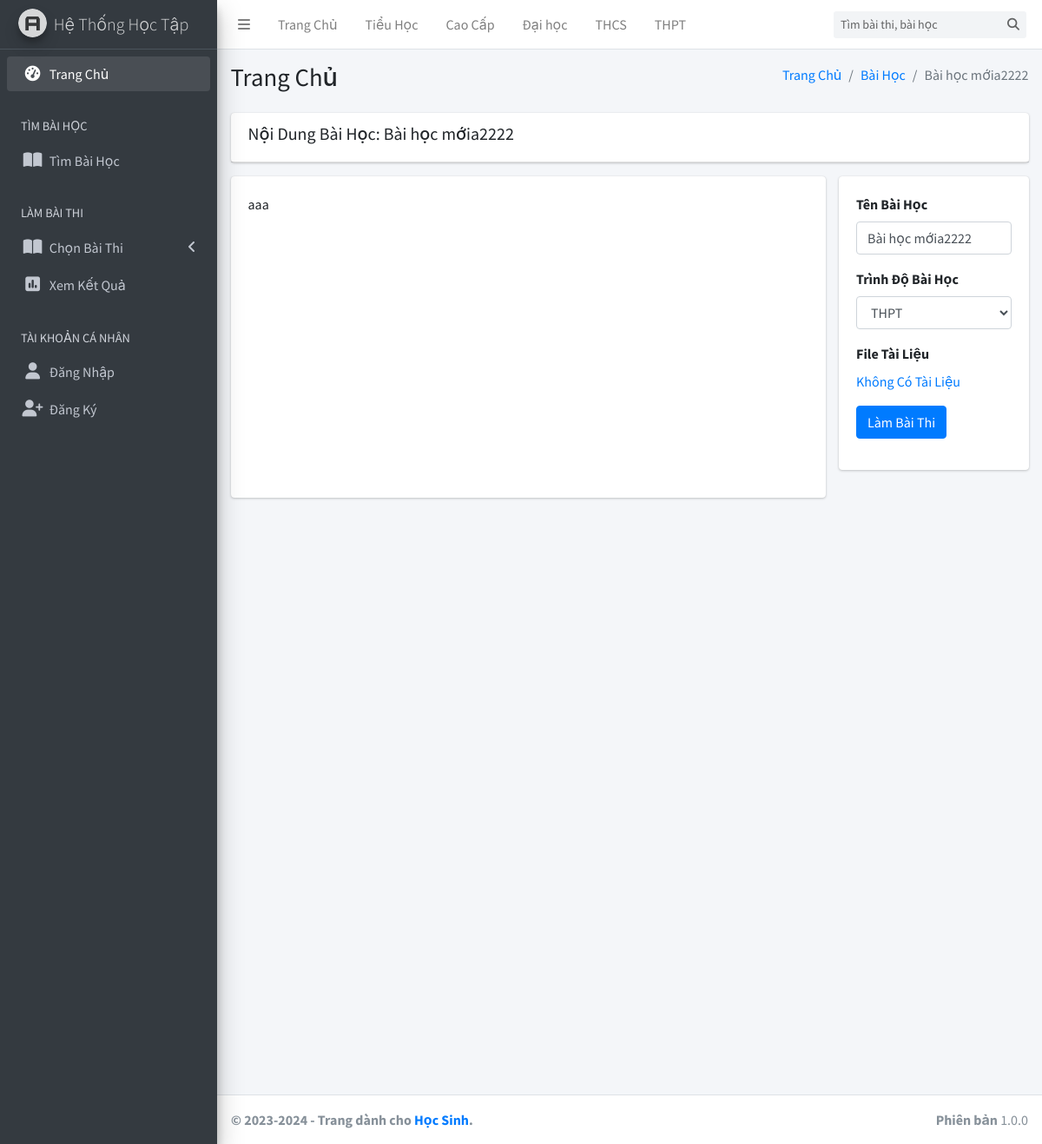
The app's page /bai-hoc/bai-hoc-moia2222/ with its own data.
### tables this page shows
CREATE TABLE `trinhdo` (
  `MaTrinhDo` int(11) NOT NULL,
  `TenTrinhDo` varchar(255) NOT NULL,
  `DuongDan` text NOT NULL,
  `TrangThai` int(11) NOT NULL DEFAULT 1
);

CREATE TABLE `baihoc` (
  `MaBaiHoc` int(11) NOT NULL,
  `TenBaiHoc` varchar(255) NOT NULL,
  `MoTa` text NOT NULL,
  `DuongDan` text NOT NULL,
  `MaGiaoVien` int(11) NOT NULL,
  `LoaiBaiHoc` int(11) NOT NULL DEFAULT 1,
  `MaTrinhDo` int(11) NOT NULL,
  `TepTin` text DEFAULT NULL,
  `MaBaiThi` int(11) DEFAULT NULL,
  `TrangThai` int(11) NOT NULL DEFAULT 1
);

### application/controllers/Student/BaiHoc.php (called while the page is built, shortened)
<?php if ( ! defined('BASEPATH')) exit('No direct script access allowed');
class BaiHoc extends CI_Controller {
	public function __construct()
	{
		$this->load->model('Student/Model_BaiHoc');
		$this->load->model('Admin/Model_TrinhDo');
	}
	public function detail($duongdan){
		$data['title'] = $this->Model_BaiHoc->getBySlug($duongdan)[0]['TenBaiHoc'];
		$data['detail'] = $this->Model_BaiHoc->getBySlug($duongdan);
		$data['trinhdo'] = $this->Model_TrinhDo->getAll(0,1000);
		$this->Model_BaiHoc->addView($data['detail'][0]['MaBaiHoc']);
		return $this->load->view('Student/View_XemBaiHoc', $data);
	}
}

### index.php (called while the page is built, shortened)
<?php
require_once BASEPATH.'core/CodeIgniter.php';

### application/models/Admin/Model_TrinhDo.php (called while the page is built, shortened)
<?php if ( ! defined('BASEPATH')) exit('No direct script access allowed');
class Model_TrinhDo extends CI_Model {
	public function getAll($start = 0, $end = 10){
		$sql = "SELECT * FROM trinhdo WHERE TrangThai = 1 ORDER BY Matrinhdo DESC LIMIT ?, ?";
		$result = $this->db->query($sql, array($start, $end));
		return $result->result_array();
	}
}

### application/models/Student/Model_BaiHoc.php (called while the page is built, shortened)
<?php if ( ! defined('BASEPATH')) exit('No direct script access allowed');
class Model_BaiHoc extends CI_Model {
	public function addView($mabaihoc){
		$data = array(
	        "MaBaiHoc" => $mabaihoc,
	    );
	    $this->db->insert('xembaihoc', $data);
	    $lastInsertedId = $this->db->insert_id();
	    return $lastInsertedId;
	}
	public function getBySlug($duongdan){
		$sql = "SELECT * FROM baihoc WHERE DuongDan = ? AND TrangThai = 1";
		$result = $this->db->query($sql, array($duongdan));
		return $result->result_array();
	}
}

### application/views/Student/View_XemBaiHoc.php (the view, shortened to what this page needs)
<?php require(APPPATH.'views/Student/layouts/header.php'); ?>
<div class="content-wrapper" style="min-height: 1203.31px;">
    <section class="content-header">
      <div class="container-fluid">
        <div class="row mb-2">
          <div class="col-sm-6">
            <h1>Trang Chủ</h1>
          </div>
          <div class="col-sm-6">
            <ol class="breadcrumb float-sm-right">
              <li class="breadcrumb-item"><a href="<?php echo base_url(); ?>">Trang Chủ</a></li>
              <li class="breadcrumb-item"><a href="<?php echo base_url('bai-hoc/'); ?>">Bài Học</a></li>
              <li class="breadcrumb-item active"><?php echo $detail[0]['TenBaiHoc']; ?></li>
            </ol>
          </div>
        </div>
      </div>
    </section>
     <section class="content">
      <div class="container-fluid">
        <form method="post" enctype="multipart/form-data" class="row">
          <div class="col-12">
            <div class="card card-default">
              <div class="card-header">
                <h5>Nội Dung Bài Học: <?php echo $detail[0]['TenBaiHoc'] ?></h5>
              </div>
            </div>
          </div>
          <div class="col-md-9">
              <div class="card card-default" style="min-height: 370px;">
                <div class="card-body">
                    <div class="row">
                      <div class="col-md-12">
                        <div class="form-group">
                          <?php echo $detail[0]['MoTa']; ?>
                        </div>
                      </div>
                    </div>
                </div>
              </div>
          </div>
          <div class="col-md-3">
              <div class="card card-default">
                <div class="card-body">
                    <div class="row">
                      <div class="col-md-12">
                        <div class="form-group">
                          <label for="ten">Tên Bài Học</label>
                          <input type="text" class="form-control tenchinh" id="ten" placeholder="Tên bài học" name="tenbaihoc" value="<?php echo $detail[0]['TenBaiHoc']; ?>" disabled>
                        </div>
                      </div>
                      <div class="col-md-12">
                        <div class="form-group">
                          <label for="ten">Trình Độ Bài Học</label>
                          <select name="matrinhdo" class="form-control" disabled>
                            <?php foreach ($trinhdo as $key => $value): ?>
                              <?php if($value['MaTrinhDo'] == $detail[0]['MaTrinhDo']){ ?>
                                <option value="<?php echo $value['MaTrinhDo']; ?>" selected><?php echo $value['TenTrinhDo']; ?></option>
                              <?php }else{ ?>
                                <option value="<?php echo $value['MaTrinhDo']; ?>"><?php echo $value['TenTrinhDo']; ?></option>
                              <?php } ?>
                            <?php endforeach ?>
                          </select>
                        </div>
                      </div>
                      <div class="col-md-12">
                        <div class="form-group">
                          <label for="ten">File Tài Liệu
                          </label>
                          <br>
                          <?php if($detail[0]['TepTin'] != NULL){ ?>
	                          <a href="<?php echo $detail[0]['TepTin']; ?>">Tải Tài Liệu</a>
	                        <?php }else{ ?>
	                        	<a href="#">Không Có Tài Liệu</a>
	                        <?php } ?>
                        </div>
                      </div>
                      <div class="col-md-12">
                        <div class="form-group">
                          <?php if($detail[0]['MaBaiThi'] != NULL){ ?>
                            <a class="btn btn-primary" href="<?php echo base_url('lam-bai-thi/'.$detail[0]['MaBaiThi']); ?>">Làm Bài Thi</a>
                          <?php } ?>
                        </div>
                      </div>
                    </div>
                </div>
              </div>
          </form>
        </div>
      </div>
</div>
<?php require(APPPATH.'views/Student/layouts/footer.php'); ?>

### application/views/Student/layouts/header.php (shortened to what this page needs)
<!DOCTYPE html>
<html>
<head>
  <link rel="stylesheet" href="https://cdnjs.cloudflare.com/ajax/libs/font-awesome/6.5.1/css/all.min.css">
  <link rel="stylesheet" href="https://code.ionicframework.com/ionicons/2.0.1/css/ionicons.min.css">
  <link rel="stylesheet" href="<?php echo base_url('public/admin/'); ?>plugins/tempusdominus-bootstrap-4/css/tempusdominus-bootstrap-4.min.css">
  <link rel="stylesheet" href="<?php echo base_url('public/admin/'); ?>plugins/icheck-bootstrap/icheck-bootstrap.min.css">
  <link rel="stylesheet" href="<?php echo base_url('public/admin/'); ?>dist/css/adminlte.min.css">
  <link rel="stylesheet" href="<?php echo base_url('public/admin/'); ?>plugins/overlayScrollbars/css/OverlayScrollbars.min.css">
  <link rel="stylesheet" href="<?php echo base_url('public/admin/'); ?>plugins/daterangepicker/daterangepicker.css">
  <link rel="stylesheet" href="<?php echo base_url('public/admin/'); ?>plugins/summernote/summernote-bs4.css">
</head>
<body class="hold-transition sidebar-mini layout-fixed" >
<div class="wrapper">
  <nav class="main-header navbar navbar-expand navbar-white navbar-light" style="justify-content: space-between;">
    <?php
      $CI = &get_instance();
      $trinhdo = $CI->Model_TrinhDo->getAll(0,1000);
    ?>
    <ul class="navbar-nav">
      <li class="nav-item">
        <a class="nav-link" data-widget="pushmenu" href="#" role="button"><i class="fas fa-bars"></i></a>
      </li>
      <li class="nav-item d-none d-sm-inline-block">
          <a href="<?php echo base_url(); ?>" class="nav-link">Trang Chủ</a>
      </li>
      <?php foreach ($trinhdo as $td): ?>
          <li class="nav-item d-none d-sm-inline-block">
              <a href="<?php echo base_url(); ?>?lop=<?php echo $td['MaTrinhDo']; ?>" class="nav-link"><?= htmlspecialchars($td['TenTrinhDo']) ?></a>
          </li>
      <?php endforeach; ?>
    </ul>
    <form class="form-inline ml-3 float-right" style="margin-right: 10px;" action="<?php echo base_url(); ?>">
      <div class="input-group input-group-sm">
        <input class="form-control form-control-navbar" name="timkiem" type="search" placeholder="Tìm bài thi, bài học" aria-label="Search">
        <div class="input-group-append">
          <button class="btn btn-navbar" type="submit">
            <i class="fas fa-search"></i>
          </button>
        </div>
      </div>
    </form>
  </nav>
  <aside class="main-sidebar sidebar-dark-primary elevation-4">
    <a href="<?php echo base_url(); ?>" class="brand-link">
      <img src="<?php echo base_url('public/admin/') ?>dist/img/AdminLTELogo.png" alt="AdminLTE Logo" class="brand-image img-circle elevation-3"
           style="opacity: .8">
      <span class="brand-text font-weight-light">Hệ Thống Học Tập</span>
    </a>
    <div class="sidebar">
      <nav class="mt-2">
        <ul class="nav nav-pills nav-sidebar flex-column" data-widget="treeview" role="menu" data-accordion="false">
          <li class="nav-item has-treeview menu-open">
            <a href="<?php echo base_url(); ?>" class="nav-link">
              <i class="nav-icon fas fa-tachometer-alt"></i>
              <p>
                Trang Chủ
              </p>
            </a>
          </li>
          <li class="nav-header">TÌM BÀI HỌC</li>
          <li class="nav-item has-treeview">
            <a href="<?php echo base_url('bai-hoc/'); ?>" class="nav-link">
              <i class="nav-icon fa-solid fa-book-open"></i>
              <p>
                Tìm Bài Học
              </p>
            </a>
          </li>
          <li class="nav-header">LÀM BÀI THI</li>
          <li class="nav-item has-treeview">
            <a href="<?php echo base_url('bai-thi/'); ?>" class="nav-link">
              <i class="nav-icon fa-solid fa-book-open"></i>
              <p>
                Chọn Bài Thi
                <i class="right fas fa-angle-left"></i>
              </p>
            </a>
          </li>
          <li class="nav-item has-treeview">
            <a href="<?php echo base_url('xem-ket-qua/'); ?>" class="nav-link">
              <i class="nav-icon fa-solid fa-square-poll-vertical"></i>
              <p>
                Xem Kết Quả
              </p>
            </a>
          </li>
          <li class="nav-header">TÀI KHOẢN CÁ NHÂN</li>
          <?php if(isset($_SESSION['hocsinh'])){ ?>
            <li class="nav-item has-treeview">
              <a href="<?php echo base_url('ca-nhan/'); ?>" class="nav-link">
                <i class="nav-icon fa-solid fa-lock"></i>
                <p>
                  Cá Nhân
                </p>
              </a>
            </li>
            <li class="nav-item has-treeview">
              <a href="<?php echo base_url('dang-xuat/'); ?>" class="nav-link">
                <i class="nav-icon fa-solid fa-right-from-bracket"></i>
                <p>
                  Đăng Xuất
                </p>
              </a>
            </li>
          <?php }else{ ?>
            <li class="nav-item has-treeview">
              <a href="<?php echo base_url('dang-nhap/'); ?>" class="nav-link">
                <i class="nav-icon fa-solid fa-user"></i>
                <p>
                  Đăng Nhập
                </p>
              </a>
            </li>
            <li class="nav-item has-treeview">
              <a href="<?php echo base_url('dang-ky/'); ?>" class="nav-link">
                <i class="nav-icon fa-solid fa-user-plus"></i>
                <p>
                  Đăng Ký
                </p>
              </a>
            </li>
          <?php } ?>
        </ul>
      </nav>
    </div>
  </aside>

### application/views/Student/View_XemBaiHoc.php (style rules this page uses)
.form-control:disabled, .form-control[readonly] { background-color: white; opacity: 1; }

### records on screen
trinhdo: TenTrinhDo "Tiểu Học"
trinhdo: TenTrinhDo "Cao Cấp"
trinhdo: TenTrinhDo "Đại học"
trinhdo: TenTrinhDo "THCS"
trinhdo: TenTrinhDo "THPT"
baihoc: TenBaiHoc "Bài học mớia2222", MoTa "aaa", tenbaihoc "Bài học mớia2222"

### other values on screen
form field matrinhdo "THPT"
